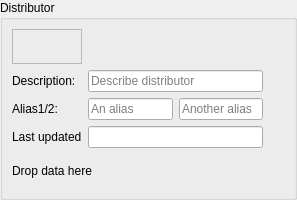
<?xml version="1.0" encoding="UTF-8"?>
<ui version="4.0">
 <class>CDistributorForm</class>
 <widget class="QFrame" name="CDistributorForm">
  <property name="geometry">
   <rect>
    <x>0</x>
    <y>0</y>
    <width>297</width>
    <height>200</height>
   </rect>
  </property>
  <property name="minimumSize">
   <size>
    <width>0</width>
    <height>185</height>
   </size>
  </property>
  <property name="windowTitle">
   <string>Distributor editor</string>
  </property>
  <layout class="QHBoxLayout" name="hl_DistributorEditor">
   <property name="spacing">
    <number>4</number>
   </property>
   <property name="leftMargin">
    <number>0</number>
   </property>
   <property name="topMargin">
    <number>0</number>
   </property>
   <property name="rightMargin">
    <number>0</number>
   </property>
   <property name="bottomMargin">
    <number>0</number>
   </property>
   <item>
    <widget class="QGroupBox" name="gb_Distributor">
     <property name="title">
      <string>Distributor</string>
     </property>
     <layout class="QGridLayout" name="gl_Distributor" columnstretch="0,1,1,0">
      <item row="2" column="1">
       <widget class="QLineEdit" name="le_Alias1">
        <property name="placeholderText">
         <string>An alias</string>
        </property>
       </widget>
      </item>
      <item row="2" column="0">
       <widget class="QLabel" name="lbl_Alias">
        <property name="text">
         <string>Alias1/2:</string>
        </property>
       </widget>
      </item>
      <item row="2" column="2">
       <widget class="QLineEdit" name="le_Alias2">
        <property name="placeholderText">
         <string>Another alias</string>
        </property>
       </widget>
      </item>
      <item row="1" column="0">
       <widget class="QLabel" name="lbl_Description">
        <property name="text">
         <string>Description:</string>
        </property>
       </widget>
      </item>
      <item row="3" column="0">
       <widget class="QLabel" name="lbl_Timestamp">
        <property name="text">
         <string>Last updated</string>
        </property>
       </widget>
      </item>
      <item row="3" column="1" colspan="2">
       <widget class="QLineEdit" name="le_Updated">
        <property name="readOnly">
         <bool>true</bool>
        </property>
       </widget>
      </item>
      <item row="4" column="0" colspan="3">
       <widget class="BlackGui::CDropSite" name="drop_DropData">
        <property name="text">
         <string>Drop data here</string>
        </property>
       </widget>
      </item>
      <item row="1" column="1" colspan="2">
       <widget class="QLineEdit" name="le_Description">
        <property name="placeholderText">
         <string>Describe distributor</string>
        </property>
       </widget>
      </item>
      <item row="0" column="3" rowspan="5">
       <widget class="BlackGui::Editors::CValidationIndicator" name="val_Indicator">
        <property name="minimumSize">
         <size>
          <width>16</width>
          <height>0</height>
         </size>
        </property>
        <property name="maximumSize">
         <size>
          <width>16</width>
          <height>16777215</height>
         </size>
        </property>
       </widget>
      </item>
      <item row="0" column="1" colspan="2">
       <widget class="BlackGui::Components::CDbDistributorSelectorComponent" name="distributor_Selector">
        <property name="minimumSize">
         <size>
          <width>0</width>
          <height>20</height>
         </size>
        </property>
        <property name="focusPolicy">
         <enum>Qt::StrongFocus</enum>
        </property>
       </widget>
      </item>
      <item row="0" column="0">
       <widget class="BlackGui::CLabelAndIcon" name="lai_Id">
        <property name="minimumSize">
         <size>
          <width>20</width>
          <height>0</height>
         </size>
        </property>
        <property name="frameShape">
         <enum>QFrame::StyledPanel</enum>
        </property>
        <property name="frameShadow">
         <enum>QFrame::Raised</enum>
        </property>
       </widget>
      </item>
     </layout>
    </widget>
   </item>
  </layout>
 </widget>
 <customwidgets>
  <customwidget>
   <class>BlackGui::CLabelAndIcon</class>
   <extends>QFrame</extends>
   <header>blackgui/labelandicon.h</header>
   <container>1</container>
  </customwidget>
  <customwidget>
   <class>BlackGui::Editors::CValidationIndicator</class>
   <extends>QFrame</extends>
   <header>blackgui/editors/validationindicator.h</header>
   <container>1</container>
  </customwidget>
  <customwidget>
   <class>BlackGui::CDropSite</class>
   <extends>QLabel</extends>
   <header>blackgui/dropsite.h</header>
  </customwidget>
  <customwidget>
   <class>BlackGui::Components::CDbDistributorSelectorComponent</class>
   <extends>QFrame</extends>
   <header>blackgui/components/dbdistributorselectorcomponent.h</header>
   <container>1</container>
  </customwidget>
 </customwidgets>
 <tabstops>
  <tabstop>distributor_Selector</tabstop>
  <tabstop>le_Description</tabstop>
  <tabstop>le_Alias1</tabstop>
  <tabstop>le_Alias2</tabstop>
  <tabstop>le_Updated</tabstop>
 </tabstops>
 <resources/>
 <connections/>
</ui>
